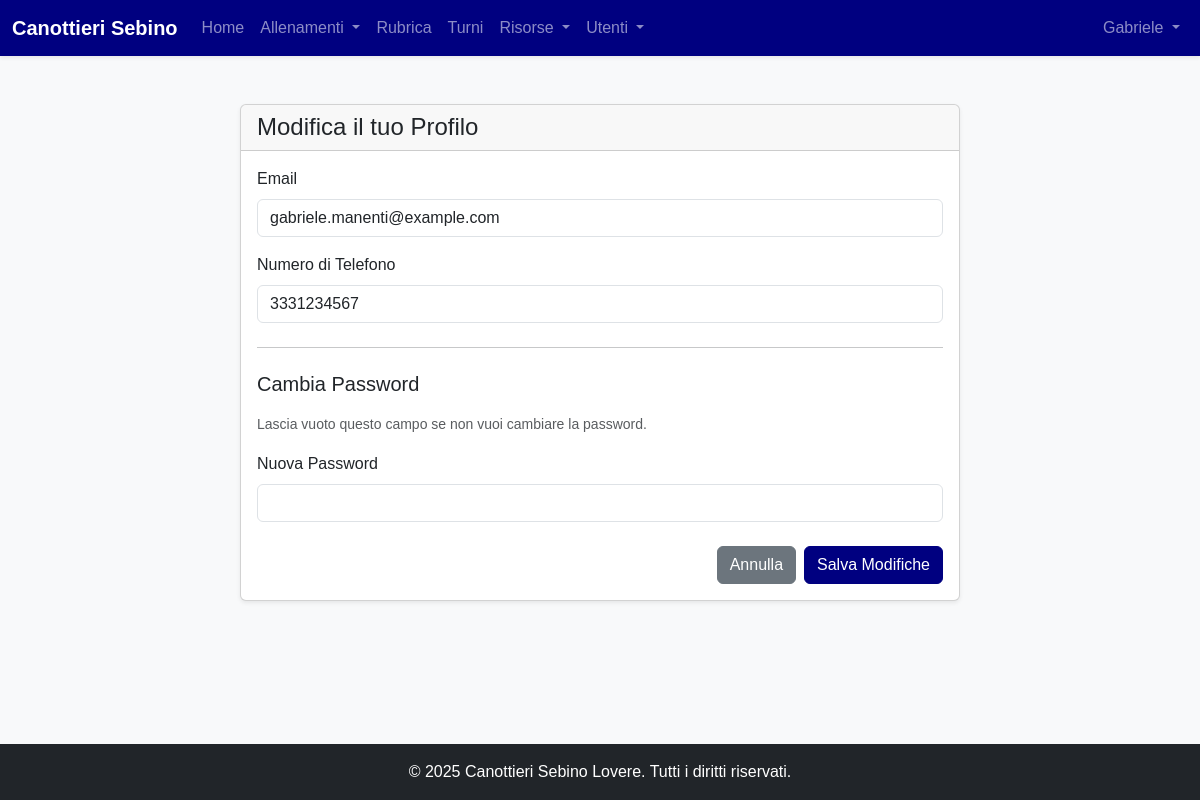
/profilo/modifica (signed in), run on an earlier commit of the app's database.
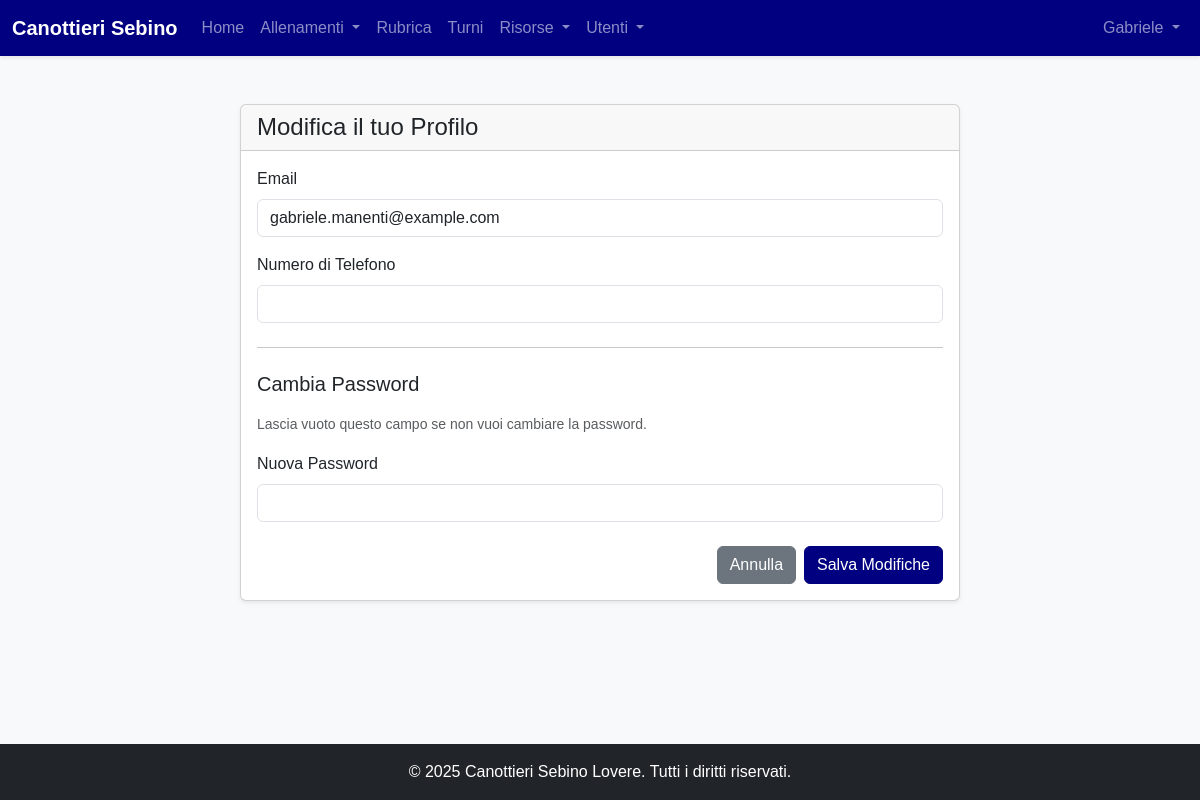
And on a later commit of the database.
### models.py (models this page shows, shortened)
class User(Base):
    __tablename__ = "users"
    id = Column(Integer, primary_key=True, index=True)
    username = Column(String, unique=True, index=True, nullable=False)
    hashed_password = Column(String, nullable=False)
    first_name = Column(String, nullable=False)
    last_name = Column(String, nullable=False)
    email = Column(String, unique=True, index=True)
    phone_number = Column(String)
    date_of_birth = Column(Date)
    tax_code = Column(String, unique=True)
    enrollment_year = Column(Integer)
    membership_date = Column(Date)
    certificate_expiration = Column(Date)
    address = Column(String)
    manual_category = Column(String, nullable=True)
    roles = relationship("Role", secondary=user_roles, back_populates="users")
    tags = relationship("Tag", secondary=user_tags, back_populates="users")
    barche_assegnate = relationship("Barca", secondary=barca_atleti_association, back_populates="atleti_assegnati")
    schede_pesi = relationship("SchedaPesi", back_populates="atleta")
    turni = relationship("Turno", back_populates="user")

### routers/users.py (the view)
@router.get("/profilo/modifica", response_class=HTMLResponse)
async def edit_profile_form(request: Request, current_user: models.User = Depends(get_current_user)):
    return templates.TemplateResponse("profilo_modifica.html",
                                      {"request": request, "user": current_user, "current_user": current_user})

### templates/profilo_modifica.html (shortened to what this page needs)
{% extends "base.html" %}
{% block content %}
<div class="container mt-4">
    <div class="row justify-content-center">
        <div class="col-lg-8">
            <div class="card shadow-sm">
                <div class="card-header">
                    <h2 class="h4 mb-0">Modifica il tuo Profilo</h2>
                </div>
                <div class="card-body">
                    <form method="post" action="/profilo/modifica">
                        <div class="mb-3">
                            <label for="email" class="form-label">Email</label>
                            <input type="email" class="form-control" id="email" name="email" value="{{ user.email or '' }}">
                        </div>
                        <div class="mb-3">
                            <label for="phone_number" class="form-label">Numero di Telefono</label>
                            <input type="tel" class="form-control" id="phone_number" name="phone_number" value="{{ user.phone_number or '' }}">
                        </div>
                        <hr class="my-4">
                        <h5 class="mb-3">Cambia Password</h5>
                        <p class="text-muted"><small>Lascia vuoto questo campo se non vuoi cambiare la password.</small></p>
                        <div class="mb-3">
                            <label for="new_password" class="form-label">Nuova Password</label>
                            <input type="password" class="form-control" id="new_password" name="new_password">
                        </div>
                        <div class="d-flex justify-content-end mt-4">
                            <a href="/profilo" class="btn btn-secondary me-2">Annulla</a>
                            <button type="submit" class="btn btn-primary">Salva Modifiche</button>
                        </div>
                    </form>
                </div>
            </div>
        </div>
    </div>
</div>
{% endblock %}

### templates/base.html (shortened to what this page needs)
<!doctype html>
<html lang="it" class="h-100">
<head>
    <link href="https://cdn.jsdelivr.net/npm/bootstrap@5.3.3/dist/css/bootstrap.min.css" rel="stylesheet" xintegrity="sha384-QWTKZyjpPEjISv5WaRU9OFeRpok6YctnYmDr5pNlyT2bRjXh0JMhjY6hW+ALEwIH">
    <link rel="stylesheet" href="{{ url_for('static', path='/style.css') }}">
</head>
<body class="d-flex flex-column h-100 bg-light">
<nav class="navbar navbar-expand-lg navbar-dark bg-primary shadow-sm">
    <div class="container-fluid">
        <a class="navbar-brand fw-bold" href="/dashboard">
            Canottieri Sebino
        </a>
        <div class="collapse navbar-collapse" id="navbarNav">
            {% if current_user %}
            <ul class="navbar-nav me-auto mb-2 mb-lg-0">
                <li class="nav-item">
                    <a class="nav-link" href="/dashboard">Home</a>
                </li>
                <li class="nav-item dropdown">
                    <a class="nav-link dropdown-toggle" href="#" id="allenamentiDropdown" role="button" data-bs-toggle="dropdown" aria-expanded="false">
                        Allenamenti
                    </a>
                </li>
                <li class="nav-item">
                    <a class="nav-link" href="/rubrica">Rubrica</a>
                </li>
                {% if current_user.is_admin %}
                <li class="nav-item">
                    <a class="nav-link" href="/turni">Turni</a>
                </li>
                {% endif %}
                <li class="nav-item dropdown">
                    <a class="nav-link dropdown-toggle" href="#" id="risorseDropdown" role="button" data-bs-toggle="dropdown" aria-expanded="false">
                        Risorse
                    </a>
                </li>
                {% if current_user.is_admin %}
                <li class="nav-item dropdown">
                    <a class="nav-link dropdown-toggle" href="#" id="adminMenu" role="button" data-bs-toggle="dropdown" aria-expanded="false">
                        Utenti
                    </a>
                </li>
                {% endif %}
            </ul>
            {% endif %}
            <ul class="navbar-nav ms-auto">
                {% if current_user %}
                    <li class="nav-item dropdown">
                        <a class="nav-link dropdown-toggle" href="#" id="navbarUserDropdown" role="button" data-bs-toggle="dropdown" aria-expanded="false">
                            {{ current_user.first_name or current_user.username }}
                        </a>
                    </li>
                {% else %}
                    <li class="nav-item">
                        <a class="nav-link" href="/login">Login</a>
                    </li>
                {% endif %}
            </ul>
        </div>
    </div>
</nav>
<main class="container my-4 flex-grow-1">
    {% block content %}{% endblock %}
</main>
<footer class="text-center text-white py-3 mt-auto bg-dark">
    <div class="container">
        <p class="mb-0">&copy; 2025 Canottieri Sebino Lovere. Tutti i diritti riservati.</p>
    </div>
</footer>
</body>
</html>

What changed in the data, as far as the page shows it:
changed User "Gabriele": phone_number "3331234567" → (not shown)
